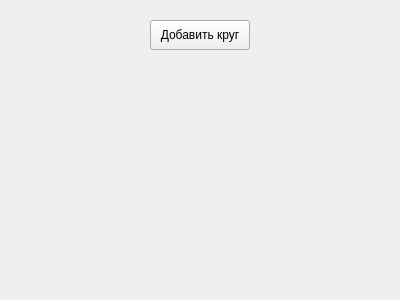
<?xml version="1.0" encoding="UTF-8"?>
<ui version="4.0">
 <class>MainWindow</class>
 <widget class="QMainWindow" name="MainWindow">
  <property name="geometry">
   <rect>
    <x>0</x>
    <y>0</y>
    <width>400</width>
    <height>300</height>
   </rect>
  </property>
  <property name="windowTitle">
   <string>PyQt Example</string>
  </property>
  <widget class="QWidget" name="centralwidget">
   <widget class="QPushButton" name="pushButton">
    <property name="geometry">
     <rect>
      <x>150</x>
      <y>20</y>
      <width>100</width>
      <height>30</height>
     </rect>
    </property>
    <property name="text">
     <string>Добавить круг</string>
    </property>
   </widget>
  </widget>
 </widget>
 <resources/>
 <connections/>
</ui>
